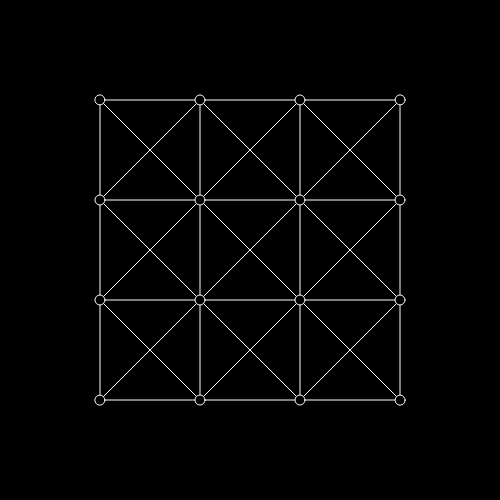
Frame 1 (no input)
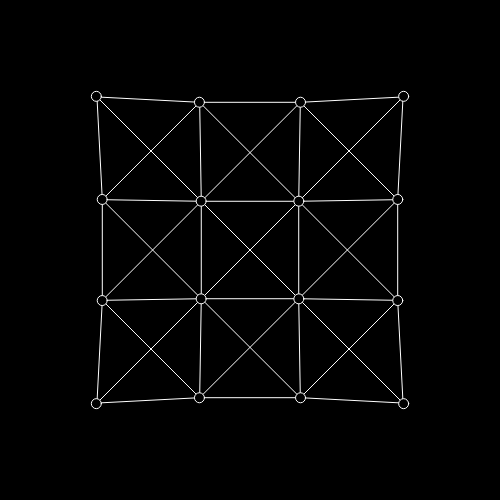
Frame 60 (no input)
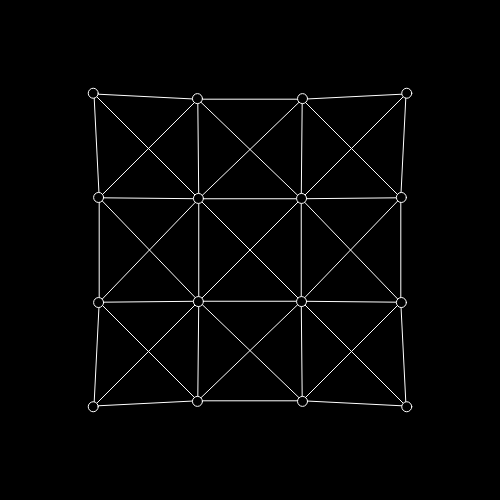
Frame 120 (the mouse pressed at the canvas centre since frame 60)

The p5.js sketch that drew these frames (run headless with seeded random() and noise() and a simulated clock; from frame 60 on, the mouse is pressed at the canvas centre):

// p5.js sketch
// ── sketch.js
const FRAME_RATE = 30;
let ps;

function setup() {
  frameRate(FRAME_RATE);
  createCanvas(500, 500);
  background(0);
  strokeJoin(ROUND);

  ps = new ParticleSystem();
}

function draw() {
  background(0);
  ps.run();
}

class ParticleSystem {
  constructor() {
    this.particles = [];
    this.gridNumber = 4;
    this.springLength = 125;
    this.k = 0.01;

    for(let j=0; j<this.gridNumber; j++) {
      for(let i=0; i<this.gridNumber; i++) {
        let x = i * 100 + 100;
        let y = j * 100 + 100;
        this.particles.push(new Particle(createVector(x, y)));
      }
    }

    this.springs = [];

    for(let i=0; i<this.gridNumber*this.gridNumber; i++) {
      let col = i%this.gridNumber;
      let row = floor(i/this.gridNumber);
      let spring;

      // Horizontal Springs
      if(col < this.gridNumber-1) {
        spring = new Spring(this.particles[i], this.particles[i+1]);
        this.springs.push(spring);
      }

      // Vertical Springs
      if(row < this.gridNumber-1) {
        spring = new Spring(this.particles[i], this.particles[i+this.gridNumber]);
        this.springs.push(spring);
      }

      // Shear Springs Left to Right
      if(col < this.gridNumber-1 && row < this.gridNumber-1) {
        spring = new Spring(this.particles[i], this.particles[i+this.gridNumber+1]);
        this.springs.push(spring);
      }

      // Shear Springs Right to Left
      if(row > 0 && col < this.gridNumber-1 && row < this.gridNumber) {
        spring = new Spring(this.particles[i], this.particles[i-this.gridNumber+1]);
        this.springs.push(spring);
      }
    }
  }

  run() {
    for(let i=0; i<this.springs.length; i++) {
      let a = this.springs[i].a;
      let b = this.springs[i].b;
      let f = p5.Vector.sub(a.pos, b.pos);
      let d = f.mag();
      let stretch = d - this.springLength;
      f.normalize();
      f.mult(-1 * this.k * stretch);
      a.applyForce(f);
      f.mult(-1);
      b.applyForce(f);

      this.springs[i].draw();
    }

    for(let i=this.particles.length-1; i>=0; i--) {
      this.particles[i].update();
      this.particles[i].draw();
    }
  }
}

class Particle {
  constructor(pos) {
    this.pos = pos;
    this.vel = createVector(0, 0);
    this.acc = createVector(0, 0);
    this.size = 10;
  }

  applyForce(frc) {
    this.acc.add(frc);
  }

  update() {
    this.vel.add(this.acc);
    this.pos.add(this.vel);
    this.acc.mult(0);
  }

  draw() {
    fill(0);
    stroke(255);
    ellipse(this.pos.x, this.pos.y, this.size, this.size);
  }
}

class Spring {
  constructor(a, b) {
    this.a = a;
    this.b = b;
  }

  draw() {
    noFill();
    stroke(255);
    beginShape();
    vertex(this.a.pos.x, this.a.pos.y);
    vertex(this.b.pos.x, this.b.pos.y);
    endShape();
  }
}
